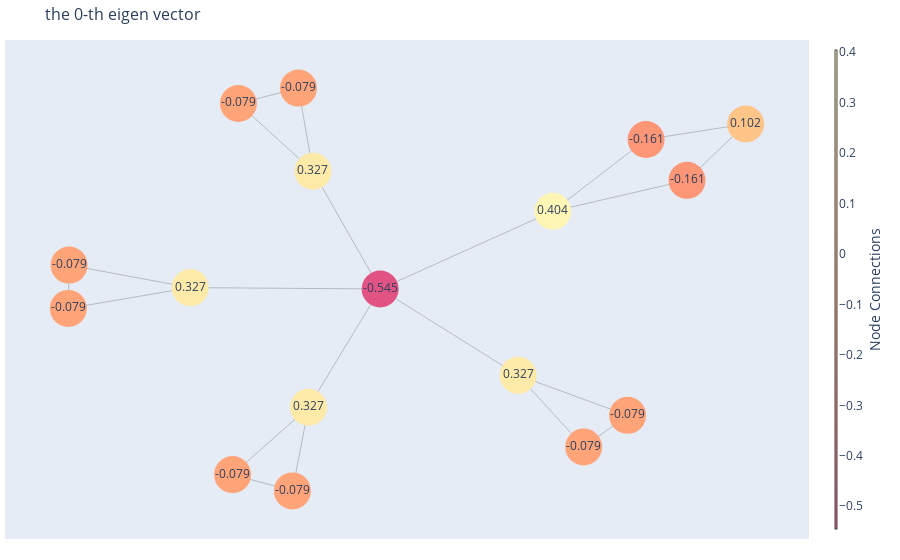
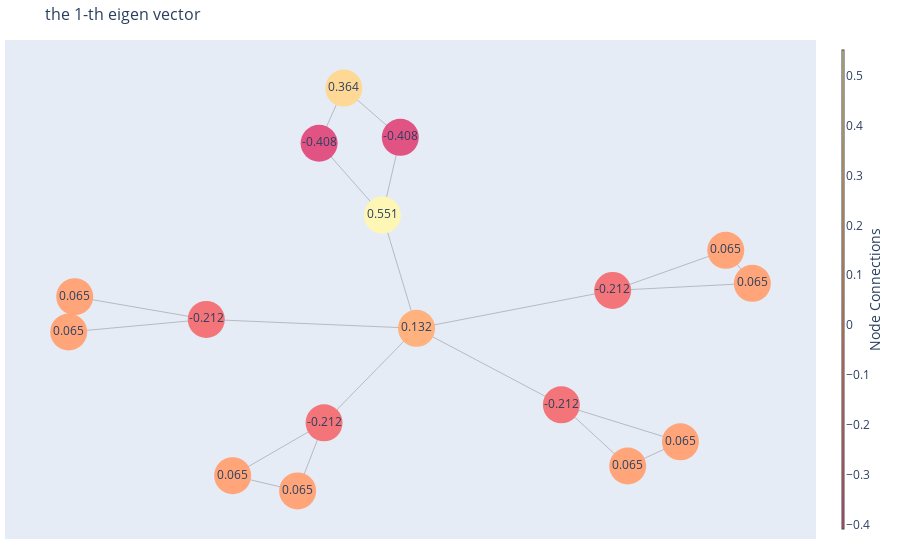
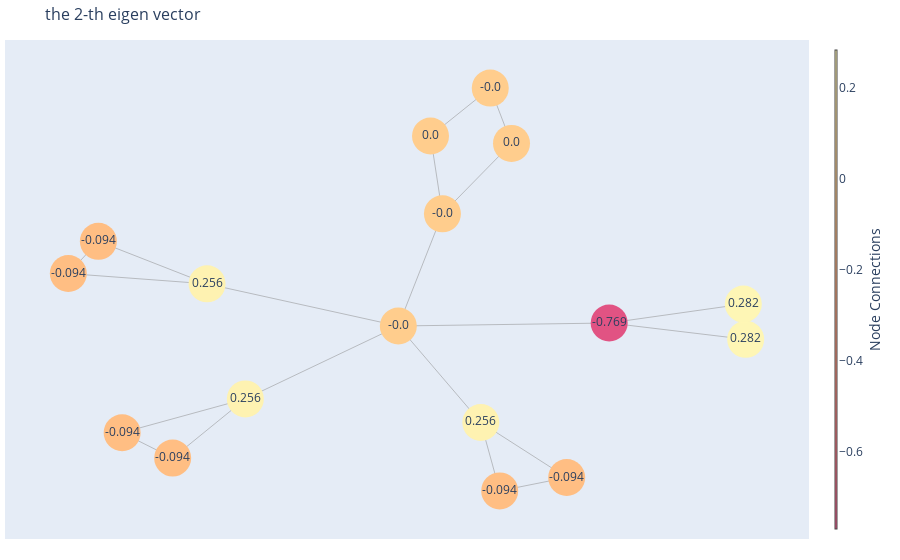

Notebook code for these charts, in order:
### Code cell
for i in range(center + 1):
     eiventor = U[:, i].tolist()
     label_values = [gg for gg in eiventor]

     draw_color(label_values, G, n_node = center, title= f'the {i}-th eigen vector')

### Figure 1 — Plotly figure (JSON) as saved in the notebook; plotly's stock layout.template omitted (floating-point values rounded to 4 significant figures)
{"data": [{"hoverinfo": "none", "line": {"color": "#888", "width": 0.5}, "mode": "lines", "type": "scatter", "x": [-0.2545, -0.4723, null, -0.2545, -0.3007, null, -0.2545, -0.04887, null, -0.4723, -0.3007, null, 0.3472, 0.6612, null, 0.3472, 0.5351, null, 0.3472, -0.04887, null, 0.6612, 0.5351, null, -0.5938, -0.9415, null, -0.5938, -0.9437, null, -0.5938, -0.04887, null, -0.9415, -0.9437, null, -0.2416, -0.4555, null, -0.2416, -0.2833, null, -0.2416, -0.04887, null, -0.4555, -0.2833, null, 0.4464, 0.7142, null, 0.4464, 0.8317, null, 0.4464, -0.04887, null, 0.7142, 1, null, 1, 0.8317, null], "y": [-0.5396, -0.8276, null, -0.5396, -0.8974, null, -0.5396, -0.03376, null, -0.8276, -0.8974, null, -0.4029, -0.5742, null, -0.4029, -0.7094, null, -0.4029, -0.03376, null, -0.5742, -0.7094, null, -0.02796, 0.06825, null, -0.02796, -0.1167, null, -0.02796, -0.03376, null, 0.06825, -0.1167, null, 0.4697, 0.7595, null, 0.4697, 0.8254, null, 0.4697, -0.03376, null, 0.7595, 0.8254, null, 0.2985, 0.6055, null, 0.2985, 0.4308, null, 0.2985, -0.03376, null, 0.6055, 0.6719, null, 0.6719, 0.4308, null]}, {"hoverinfo": "text", "marker": {"color": [0.327, -0.079, -0.079, 0.327, -0.079, -0.079, 0.327, -0.079, -0.079, 0.327, -0.079, -0.079, 0.404, -0.161, 0.102, -0.161, -0.545], "colorbar": {"thickness": 1, "title": {"side": "right", "text": "Node Connections"}, "xanchor": "left"}, "colorscale": [[0, "rgb(254, 246, 181)"], [0.1667, "rgb(255, 221, 154)"], [0.3333, "rgb(255, 194, 133)"], [0.5, "rgb(255, 166, 121)"], [0.6667, "rgb(250, 138, 118)"], [0.8333, "rgb(241, 109, 122)"], [1, "rgb(225, 83, 131)"]], "line": {"width": 0}, "reversescale": true, "showscale": true, "size": 37}, "mode": "markers+text", "text": ["0.327", "-0.079", "-0.079", "0.327", "-0.079", "-0.079", "0.327", "-0.079", "-0.079", "0.327", "-0.079", "-0.079", "0.404", "-0.161", "0.102", "-0.161", "-0.545"], "type": "scatter", "x": [-0.2545, -0.4723, -0.3007, 0.3472, 0.6612, 0.5351, -0.5938, -0.9415, -0.9437, -0.2416, -0.4555, -0.2833, 0.4464, 0.7142, 1, 0.8317, -0.04887], "y": [-0.5396, -0.8276, -0.8974, -0.4029, -0.5742, -0.7094, -0.02796, 0.06825, -0.1167, 0.4697, 0.7595, 0.8254, 0.2985, 0.6055, 0.6719, 0.4308, -0.03376]}], "layout": {"annotations": [{"showarrow": false, "text": "", "xref": "paper", "yref": "paper"}], "hovermode": "closest", "margin": {"b": 21, "l": 5, "r": 5, "t": 40}, "showlegend": false, "title": {"font": {"size": 16}, "text": "the 0-th eigen vector"}, "xaxis": {"mirror": true, "showgrid": false, "showticklabels": false, "zeroline": false}, "yaxis": {"mirror": true, "showgrid": false, "showticklabels": false, "zeroline": false}}}

### Figure 2 — Plotly figure (JSON) as saved in the notebook; plotly's stock layout.template omitted (floating-point values rounded to 4 significant figures)
{"data": [{"hoverinfo": "none", "line": {"color": "#888", "width": 0.5}, "mode": "lines", "type": "scatter", "x": [-0.1919, -0.3886, null, -0.1919, -0.2488, null, -0.1919, 0.006946, null, -0.3886, -0.2488, null, 0.3184, 0.4611, null, 0.3184, 0.5744, null, 0.3184, 0.006946, null, 0.4611, 0.5744, null, -0.4453, -0.7412, null, -0.4453, -0.7282, null, -0.4453, 0.006946, null, -0.7412, -0.7282, null, 0.4287, 0.672, null, 0.4287, 0.7291, null, 0.4287, 0.006946, null, 0.672, 0.7291, null, -0.06652, -0.2026, null, -0.06652, -0.028, null, -0.06652, 0.006946, null, -0.2026, -0.1495, null, -0.1495, -0.028, null], "y": [-0.4634, -0.6942, null, -0.4634, -0.761, null, -0.4634, -0.05008, null, -0.6942, -0.761, null, -0.3846, -0.6519, null, -0.3846, -0.5464, null, -0.3846, -0.05008, null, -0.6519, -0.5464, null, -0.01107, -0.06631, null, -0.01107, 0.08822, null, -0.01107, -0.05008, null, -0.06631, 0.08822, null, 0.1153, 0.2908, null, 0.1153, 0.1465, null, 0.1153, -0.05008, null, 0.2908, 0.1465, null, 0.4446, 0.7588, null, 0.4446, 0.7846, null, 0.4446, -0.05008, null, 0.7588, 1, null, 1, 0.7846, null]}, {"hoverinfo": "text", "marker": {"color": [-0.212, 0.065, 0.065, -0.212, 0.065, 0.065, -0.212, 0.065, 0.065, -0.212, 0.065, 0.065, 0.551, -0.408, 0.364, -0.408, 0.132], "colorbar": {"thickness": 1, "title": {"side": "right", "text": "Node Connections"}, "xanchor": "left"}, "colorscale": [[0, "rgb(254, 246, 181)"], [0.1667, "rgb(255, 221, 154)"], [0.3333, "rgb(255, 194, 133)"], [0.5, "rgb(255, 166, 121)"], [0.6667, "rgb(250, 138, 118)"], [0.8333, "rgb(241, 109, 122)"], [1, "rgb(225, 83, 131)"]], "line": {"width": 0}, "reversescale": true, "showscale": true, "size": 37}, "mode": "markers+text", "text": ["-0.212", "0.065", "0.065", "-0.212", "0.065", "0.065", "-0.212", "0.065", "0.065", "-0.212", "0.065", "0.065", "0.551", "-0.408", "0.364", "-0.408", "0.132"], "type": "scatter", "x": [-0.1919, -0.3886, -0.2488, 0.3184, 0.4611, 0.5744, -0.4453, -0.7412, -0.7282, 0.4287, 0.672, 0.7291, -0.06652, -0.2026, -0.1495, -0.028, 0.006946], "y": [-0.4634, -0.6942, -0.761, -0.3846, -0.6519, -0.5464, -0.01107, -0.06631, 0.08822, 0.1153, 0.2908, 0.1465, 0.4446, 0.7588, 1, 0.7846, -0.05008]}], "layout": {"annotations": [{"showarrow": false, "text": "", "xref": "paper", "yref": "paper"}], "hovermode": "closest", "margin": {"b": 21, "l": 5, "r": 5, "t": 40}, "showlegend": false, "title": {"font": {"size": 16}, "text": "the 1-th eigen vector"}, "xaxis": {"mirror": true, "showgrid": false, "showticklabels": false, "zeroline": false}, "yaxis": {"mirror": true, "showgrid": false, "showticklabels": false, "zeroline": false}}}

### Figure 3 — Plotly figure (JSON) as saved in the notebook; plotly's stock layout.template omitted (floating-point values rounded to 4 significant figures)
{"data": [{"hoverinfo": "none", "line": {"color": "#888", "width": 0.5}, "mode": "lines", "type": "scatter", "x": [0.4465, 0.7406, null, 0.4465, 0.7355, null, 0.4465, -0.007695, null, 0.7406, 0.7355, null, -0.3373, -0.6026, null, -0.3373, -0.4938, null, -0.3373, -0.007695, null, -0.6026, -0.4938, null, -0.4197, -0.6538, null, -0.4197, -0.7186, null, -0.4197, -0.007695, null, -0.6538, -0.7186, null, 0.17, 0.355, null, 0.17, 0.2107, null, 0.17, -0.007695, null, 0.355, 0.2107, null, 0.0873, 0.2361, null, 0.0873, 0.0616, null, 0.0873, -0.007695, null, 0.2361, 0.1903, null, 0.1903, 0.0616, null], "y": [-0.03578, -0.1077, null, -0.03578, 0.0478, null, -0.03578, -0.04906, null, -0.1077, 0.0478, null, -0.3704, -0.5196, null, -0.3704, -0.6312, null, -0.3704, -0.04906, null, -0.5196, -0.6312, null, 0.1368, 0.3242, null, 0.1368, 0.1823, null, 0.1368, -0.04906, null, 0.3242, 0.1823, null, -0.4744, -0.7171, null, -0.4744, -0.7762, null, -0.4744, -0.04906, null, -0.7171, -0.7762, null, 0.4455, 0.7561, null, 0.4455, 0.7886, null, 0.4455, -0.04906, null, 0.7561, 1, null, 1, 0.7886, null]}, {"hoverinfo": "text", "marker": {"color": [-0.769, 0.282, 0.282, 0.256, -0.094, -0.094, 0.256, -0.094, -0.094, 0.256, -0.094, -0.094, 0, 0, 0, 0, 0], "colorbar": {"thickness": 1, "title": {"side": "right", "text": "Node Connections"}, "xanchor": "left"}, "colorscale": [[0, "rgb(254, 246, 181)"], [0.1667, "rgb(255, 221, 154)"], [0.3333, "rgb(255, 194, 133)"], [0.5, "rgb(255, 166, 121)"], [0.6667, "rgb(250, 138, 118)"], [0.8333, "rgb(241, 109, 122)"], [1, "rgb(225, 83, 131)"]], "line": {"width": 0}, "reversescale": true, "showscale": true, "size": 37}, "mode": "markers+text", "text": ["-0.769", "0.282", "0.282", "0.256", "-0.094", "-0.094", "0.256", "-0.094", "-0.094", "0.256", "-0.094", "-0.094", "-0.0", "0.0", "-0.0", "0.0", "-0.0"], "type": "scatter", "x": [0.4465, 0.7406, 0.7355, -0.3373, -0.6026, -0.4938, -0.4197, -0.6538, -0.7186, 0.17, 0.355, 0.2107, 0.0873, 0.2361, 0.1903, 0.0616, -0.007695], "y": [-0.03578, -0.1077, 0.0478, -0.3704, -0.5196, -0.6312, 0.1368, 0.3242, 0.1823, -0.4744, -0.7171, -0.7762, 0.4455, 0.7561, 1, 0.7886, -0.04906]}], "layout": {"annotations": [{"showarrow": false, "text": "", "xref": "paper", "yref": "paper"}], "hovermode": "closest", "margin": {"b": 21, "l": 5, "r": 5, "t": 40}, "showlegend": false, "title": {"font": {"size": 16}, "text": "the 2-th eigen vector"}, "xaxis": {"mirror": true, "showgrid": false, "showticklabels": false, "zeroline": false}, "yaxis": {"mirror": true, "showgrid": false, "showticklabels": false, "zeroline": false}}}
